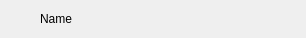
<?xml version="1.0" encoding="UTF-8"?>
<ui version="4.0">
 <class>QblDesktopListSettingsRow</class>
 <widget class="QWidget" name="QblDesktopListSettingsRow">
  <property name="geometry">
   <rect>
    <x>0</x>
    <y>0</y>
    <width>306</width>
    <height>38</height>
   </rect>
  </property>
  <property name="maximumSize">
   <size>
    <width>306</width>
    <height>38</height>
   </size>
  </property>
  <property name="windowTitle">
   <string>Form</string>
  </property>
  <property name="styleSheet">
   <string notr="true"/>
  </property>
  <widget class="QLabel" name="lbRowImage">
   <property name="enabled">
    <bool>true</bool>
   </property>
   <property name="geometry">
    <rect>
     <x>0</x>
     <y>0</y>
     <width>38</width>
     <height>38</height>
    </rect>
   </property>
   <property name="cursor">
    <cursorShape>ArrowCursor</cursorShape>
   </property>
   <property name="textFormat">
    <enum>Qt::AutoText</enum>
   </property>
   <property name="scaledContents">
    <bool>true</bool>
   </property>
   <property name="alignment">
    <set>Qt::AlignCenter</set>
   </property>
   <property name="margin">
    <number>0</number>
   </property>
  </widget>
  <widget class="QLabel" name="lbRow">
   <property name="geometry">
    <rect>
     <x>40</x>
     <y>0</y>
     <width>348</width>
     <height>38</height>
    </rect>
   </property>
   <property name="styleSheet">
    <string notr="true"/>
   </property>
   <property name="text">
    <string>Name</string>
   </property>
   <property name="scaledContents">
    <bool>false</bool>
   </property>
   <property name="margin">
    <number>10</number>
   </property>
  </widget>
 </widget>
 <resources/>
 <connections/>
</ui>
